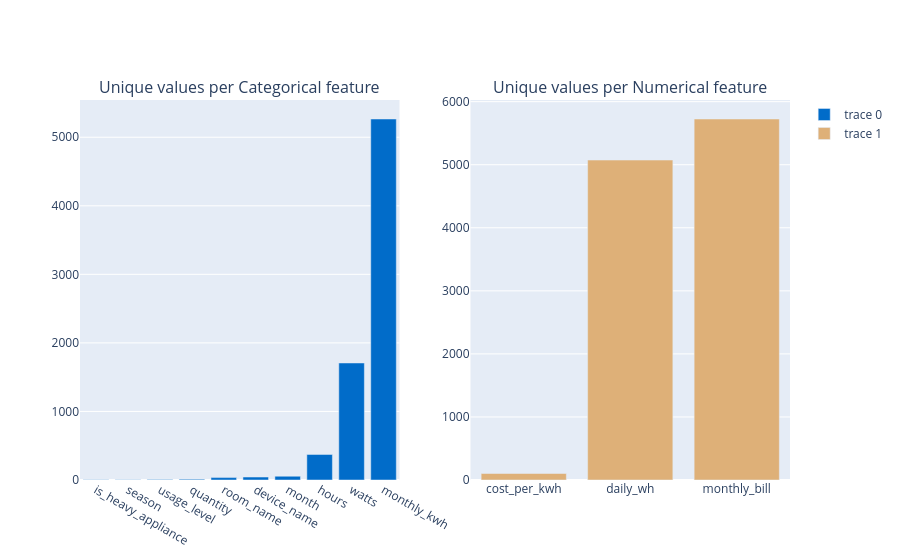

Notebook code cell kept with this figure:
### Markdown cell above
### 4.1 Standardizing categorical text & converting numeric-looking columns

Several numeric-looking columns (`watts`, `hours`, `quantity`, `monthly_kwh`) are stored as `object` because the raw data contains placeholder strings (e.g. `"?"`, `"error"`, `"unknown"`) mixed with numbers. Categorical columns (`month`, `room_name`, `device_name`, `usage_level`) contain inconsistent casing/abbreviations. Each affected column is standardized individually below using explicit mapping dictionaries and rule-based fixes — all deterministic, none of it learned from the data's distribution (with the sole, flagged exception of the IQR-based `cost_per_kwh` bound, discussed below).

### Code cell
fig = make_subplots(rows=1, cols=2,subplot_titles=("Unique values per Categorical feature", "Unique values per Numerical feature"))

for col_type, col, color in [("exclude", 1, '#016CC9'), ("include", 2, '#DEB078')]:
    temp_data = df.select_dtypes(**{col_type: "number"}).nunique().sort_values()
    fig.add_trace(go.Bar(x=temp_data.index, y=temp_data.values, marker=dict(color=color)), row=1, col=col)

fig.show()

### Figure 1 — Plotly figure (JSON) as saved in the notebook; plotly's stock layout.template omitted (floating-point values rounded to 4 significant figures)
{"data": [{"marker": {"color": "#016CC9"}, "type": "bar", "x": ["is_heavy_appliance", "season", "usage_level", "quantity", "room_name", "device_name", "month", "hours", "watts", "monthly_kwh"], "xaxis": "x", "y": [2, 4, 8, 12, 35, 43, 55, 373, 1707, 5266], "yaxis": "y"}, {"marker": {"color": "#DEB078"}, "type": "bar", "x": ["cost_per_kwh", "daily_wh", "monthly_bill"], "xaxis": "x2", "y": [103, 5074, 5725], "yaxis": "y2"}], "layout": {"annotations": [{"font": {"size": 16}, "showarrow": false, "text": "Unique values per Categorical feature", "x": 0.225, "xanchor": "center", "xref": "paper", "y": 1, "yanchor": "bottom", "yref": "paper"}, {"font": {"size": 16}, "showarrow": false, "text": "Unique values per Numerical feature", "x": 0.775, "xanchor": "center", "xref": "paper", "y": 1, "yanchor": "bottom", "yref": "paper"}], "xaxis": {"anchor": "y", "domain": [0, 0.45]}, "xaxis2": {"anchor": "y2", "domain": [0.55, 1]}, "yaxis": {"anchor": "x", "domain": [0, 1]}, "yaxis2": {"anchor": "x2", "domain": [0, 1]}}}
